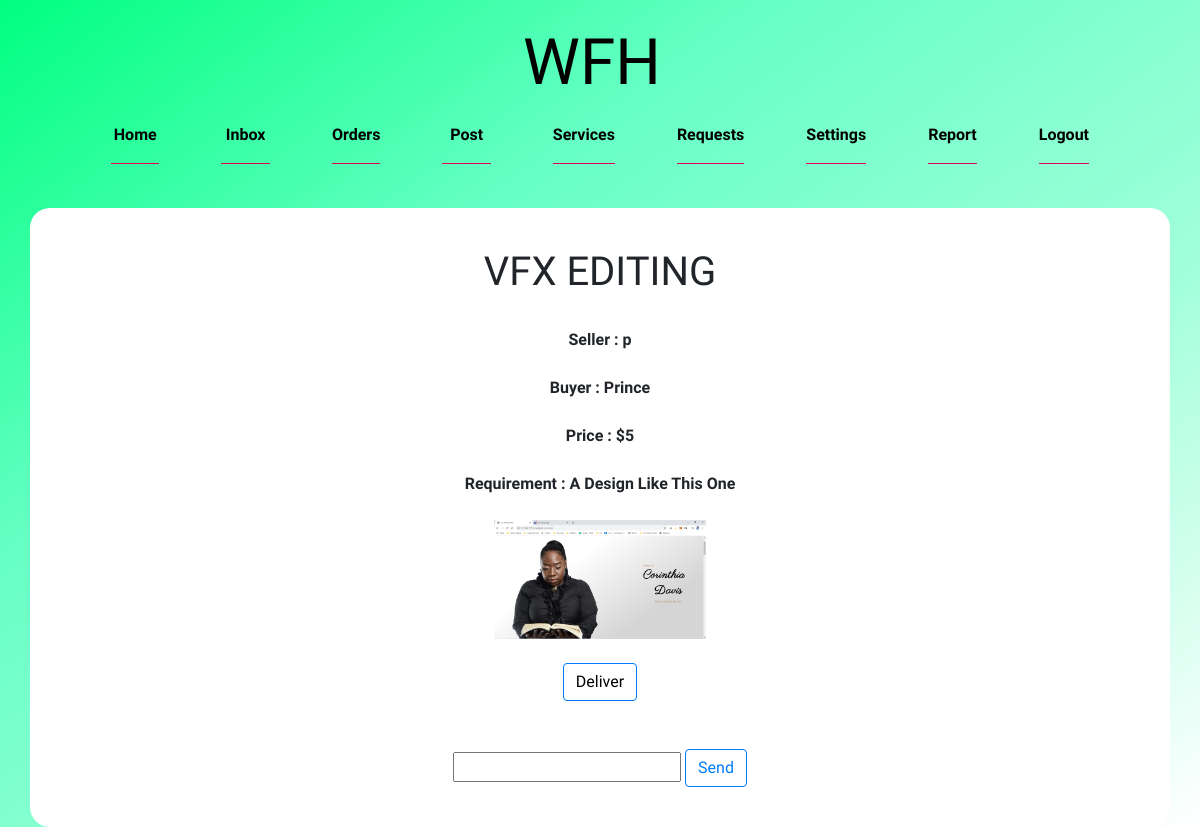
/order/9724aea2-cde7-4f2a-8f2b-3b733a0c4cd1/ (signed in), run on an earlier commit of the app's database.
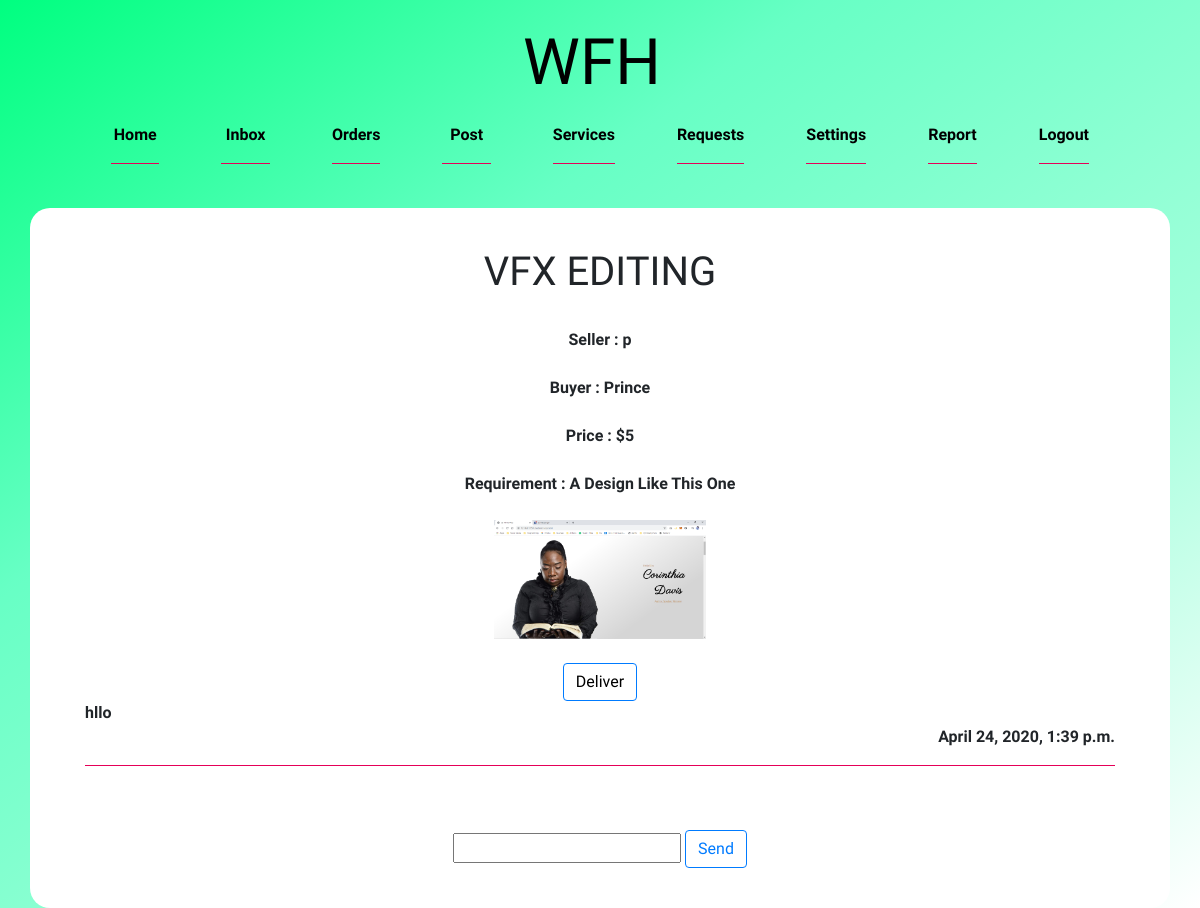
And on a later commit of the database.
### work_for_hire/models.py (models this page shows)
class orders(models.Model):
    id = models.UUIDField(primary_key=True, default=uuid.uuid4, editable=False)
    seller = models.CharField(max_length=100)
    buyer = models.CharField(max_length=100)
    order_title = models.CharField(max_length=100)
    order_pricing = models.IntegerField()
    requirement = models.CharField(max_length=1000)
    requirement_assets = models.FileField(null=True, blank=True)
    delivery = models.BooleanField(default=0)
    order_completed = models.BooleanField(default=0)

class order_chat(models.Model):
    order_id = models.CharField(max_length=100)
    user = models.CharField(max_length=100)
    text = models.CharField(max_length=100)
    created_by = models.DateTimeField(auto_now=True)

### work_for_hire/views.py (the view)
# urls.py: re_path(r'^order/(?P<srv_pk>[\w-]+)/$', views.order_services, name="purchase_services"),
@login_required(login_url='index')
def order_services(request, srv_pk):
    if request.method == 'POST':
        user = request.user.username
        p = p_service
        if user != p.seller_id:
            requirement_text = request.POST['text']
            requirement_image = request.FILES['image']
            p = p_service.objects.get(id=srv_pk)
            order_title = p.title
            order_pricing = p.pricing
            slr = p.seller_id
            o = orders.objects.create(seller=slr,
                                      buyer=user,
                                      order_title=order_title,
                                      order_pricing=order_pricing,
                                      requirement=requirement_text,
                                      requirement_assets=requirement_image)
            o.save()
            return redirect('order_show')
        else:
            return HttpResponse('You can not order yourself !!!')
    else:
        try:
            tm = get_localzone()
            o = orders.objects.get(id=srv_pk)
            chat = order_chat.objects.filter(order_id=srv_pk)
            obj = {
                'o_details': o,
                'tm': tm,
                'chat': chat
            }
            return render(request, 'work_for_hire/seller/order.html', obj)
        except pytz.UnknownTimeZoneError:
            o = orders.objects.get(id=srv_pk)
            chat = order_chat.objects.filter(order_id=srv_pk)
            obj = {
                'o_details': o,
                'chat': chat
            }
            return render(request, 'work_for_hire/seller/order.html', obj)

### templates/work_for_hire/seller/order.html (shortened to what this page needs)
{% extends 'work_for_hire/seller/base.html' %}
    {% load tz %}
{% block navbar %}
    {% if s or b %}
            <div class="container" style="width: 30rem; background: white; padding: 40px; border-radius: 10px">
                <ul class="text-center" style="list-style-type: none;">
                    <li>
                        <div class="">
                        {% if s %}
                            <h1>Your Orders</h1>
                            {% for s in s %}
                                <a class="order_id" href="{% url 'purchase_services' srv_pk=s.id %}">Order Of {{ s.order_title }}</a><br><br>
                            {% endfor %}
                        {% endif %}
                        {% if b %}
                            <h1>Bought Orders</h1>
                            {% for b in b %}
                                    <a class="order_id" href="{% url 'purchase_services' srv_pk=b.id %}">Order Of {{ b.order_title }}</a><br><br>
                            {% endfor %}
                        {% endif %}
                        </div>
                    </li>
                </ul>
            </div>
    {% else %}
        {% if o_details %}
            <div class="order-container container text-center" style="background: white; padding: 40px; border-radius: 20px">
                <div class="title_show"><h1>{{ o_details.order_title }}</h1></div><br>
                <div class="user_show">Seller : {{ o_details.seller }}</div><br>
                <div class="user_show">Buyer : {{ o_details.buyer }}</div><br>
                <div class="pricing_show">Price : ${{ o_details.order_pricing }}</div><br>
                <div class="requirement_show">Requirement : {{ o_details.requirement }}</div><br>
                <div class="order_img_show"><img alt="" style="width:20%;" src="{{ o_details.requirement_assets.url }}"/></div><br>
            {% if o_details.buyer != user.username %}
                {% if o_details.delivery == 1 %}
                    <b>Delivered</b>
                {% else %}
                    <button type="submit" class="btn btn-outline-primary deliver_btn"><a class="" href="{% url 'delivery' o_pk=o_details.id %}">Deliver</a></button>
                {% endif %}
            {% endif %}
                <br>
                <div class="container">
                    <div class="receive-container text-left" style="width:100%">
                        {% if chat %}
                            {% for c in chat %}
                                <div>
                                    {{ c.text }}
                                    {% if tm %}
                                        <div class="text-right">{{ c.created_by|timezone:tm }}</div>
                                    {% else %}
                                        <div class="text-right">{{ c.created_by }}</div>
                                    {% endif %}
                                </div><hr>
                            {% endfor %}
                        {% endif %}
                    </div><br><br>
                    <div class="text-center">
                        <input type="text" id="chat_field"/>
                        <button id="send_btn" class="btn btn-outline-primary">Send</button>
                    </div>
                </div>
            </div>
            {% else %}
            <div class="container text-center" style="background: white; padding: 40px; border-radius: 10px"><h1>Currently, You Don't Have Any Orders !!!</h1></div>
        {% endif %}
    {% endif %}
{% endblock %}

### templates/work_for_hire/seller/base.html (shortened to what this page needs)
{% load static %}
<html lang="eng">
    <head>
        <link rel="stylesheet" href="{% static 'stylesheet/bootstrap.css' %}">
        <link rel="stylesheet" href="{% static 'stylesheet/animate.css' %}">
        <link href="{% static 'stylesheet/jquery-countryselector.min.css' %}" rel="stylesheet">
        <link rel="stylesheet" href="https://use.fontawesome.com/releases/v5.1.0/css/all.css">
    </head>
    <body>
    <div class="container-fluid text-center justify-content-center mx-auto" style="padding: 20px;">
        <div class="col-md-12 text-center justify-content-center mx-auto"><a href="{% url 'index' %}" class="navbar-brand"><h1 style="font-family: 'Emblema One'; font-size: 4rem;">WFH</h1></a></div><hr class="title_hr">
              <div class="row text-center justify-content-center mx-auto tabs" style="z-index: 10;">
                  {% if user.is_authenticated %}
                      <div class="col-sm home"><div class="nav-link"><a href="{% url 'index' %}">Home<hr></a></div></div>
                      <div class="col-sm inbox_btn"><div class="nav-link"><a href="{% url 'inbox_view' %}">Inbox<hr></a></div></div>
                      <div class="col-sm order"><div class="nav-link"><a href="{% url 'order_show' %}">Orders<hr></a></div></div>
                      <div class="col-sm post_rst"><div class="nav-link"><a href="{% url 'buyer_rst_create' %}">Post<hr></a></div></div>
                      <div class="col-sm services"><div class="nav-link"><a href="{% url 'seller_services' %}">Services<hr></a></div></div>
                      <div class="col-sm rst"><div class="nav-link"><a href="{% url 'buyer_rst_show' %}">Requests<hr></a></div></div>
                      <div class="col-sm settings"><div class="nav-link"><a href="{% url 'settings_view' %}">Settings<hr></a></div></div>
                      <div class="col-sm report"><div class="nav-link "><a href="{% url 'analytics' %}">Report<hr></a></div></div>
                      <div class="col-sm logout"><div class="nav-link "><a href="{% url 'logout' %}">Logout<hr></a></div></div>
                {% else %}
                        <div class="col-sm-2 register"><div class="nav-link"><a href="#">Register<hr></a></div></div>
                        <div class="col-sm-2 login"><div class="nav-link"><a href="#">Login<hr></a></div></div>
                {% endif %}
              </div>
    </div>
    </body>
    {% block navbar %}
    {% endblock %}
</html>

What changed in the data, as far as the page shows it:
added order_chat: text "hllo", created_by "April 24, 2020, 1:39 p.m."
